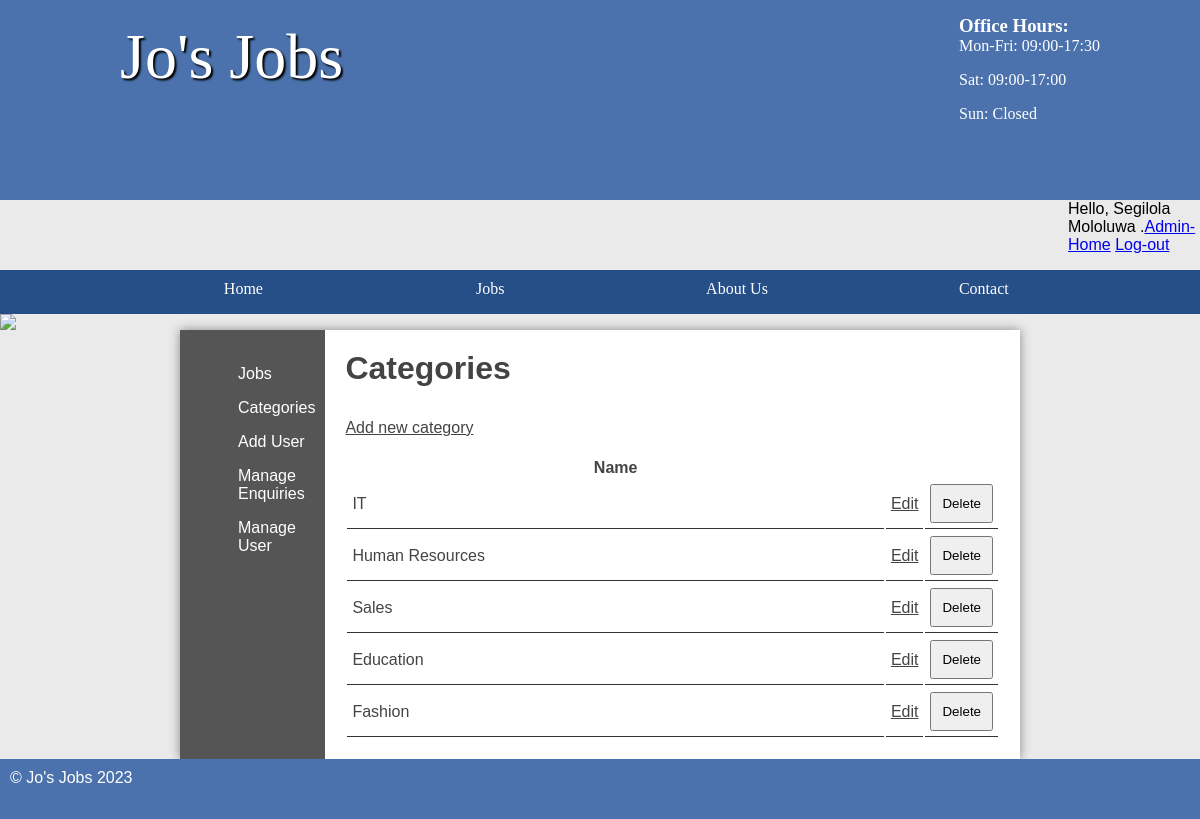
The app's page /admin/categories (signed in) with its own data.
### tables this page shows
CREATE TABLE `category` (
  `name` varchar(50) NOT NULL,
  `categoryId` int(11) NOT NULL AUTO_INCREMENT,
  PRIMARY KEY (`categoryId`)
);

### functions/loadTemplate.php (called while the page is built, shortened)
<?php
function loadTemplate($fileName, $templateVars)
{
    extract($templateVars);
    require $fileName;
    return ob_get_clean();
}

### public/index.php (called while the page is built, shortened)
<?php
require '../functions/loadTemplate.php';
$pageController = new PageController($_GET, $_POST);
if ($_SERVER['REQUEST_URI'] !== '/') {
    $functionName = ltrim(explode('?', $_SERVER['REQUEST_URI'])[0], '/');
    if (str_contains($functionName, '/')) {
        $r = explode('/', $functionName);
        $pageController = new $loadController($_GET, $_POST);
        $functionName = $r[1] ?? 'home';
    }
    $page = $pageController->$functionName();
} else {
    $page = $pageController->home();
}
$output = loadTemplate('../templates/' . $page['template'], $page['variables']);
require '../templates/layout/layout.html.php';

### controller/AdminController.php (called while the page is built, shortened)
<?php
class AdminController
{
    private $dbName;
    public function __construct(array $get, array $post, $dbName = 'job')
    {
        $this->dbName = $dbName;
    }
    public function categories(): array
    {
        $categoryTable = new DatabaseTable('category', 'id', $this->dbName);
        $categories = $categoryTable->findAll();
        return ['template' => '../templates/admin/adminCategories.html.php',
            'variables' => ['categories' => $categories],
            'title' => 'Jo\'s Jobs - Category'
        ];
    }
}

### Database/DatabaseTable.php (called while the page is built, shortened)
<?php
class DatabaseTable
{
    private $table;
    private $pdo;
    public function __construct($table, $primaryKey, $dbName = 'job')
    {
        $this->pdo = new PDO('mysql:dbname='.$dbName.';host=mysql', 'student', 'student');
        $this->table = $table;
    }
    public function findAll()
    {
        $stmt = $this->pdo->prepare("SELECT * FROM " . $this->table);
        $stmt->execute();
        return $stmt->fetchAll();
    }
}

### templates/admin/adminCategories.html.php (the view)
<main class="sidebar">
    <?php require 'admin-sidebar.html.php' ?>
    <section class="right">
        <h2>Categories</h2>
        <a class="new" href="addCategory">Add new category</a>
        <?php
        echo '<table>';
        echo '<thead>';
        echo '<tr>';
        echo '<th>Name</th>';
        echo '<th style="width: 5%">&nbsp;</th>';
        echo '<th style="width: 5%">&nbsp;</th>';
        echo '</tr>';
        foreach ($categories as $category) {
            echo '<tr>';
            echo '<td>' . $category['name'] . '</td>';
            echo '<td><a style="float: right" href="editCategory?id=' . $category['id'] . '">Edit</a></td>';
            echo '<td><form method="post" action="deleteCategories">
				<input type="hidden" name="id" value="' . $category['id'] . '" />
				<input type="submit" name="submit" value="Delete" />
				</form></td>';
            echo '</tr>';
        }
        echo '</thead>';
        echo '</table>';
        ?>
    </section>
</main>

### public/styles.css (style rules this page uses)
* { margin: 0; padding: 0; }
html { font-family: 'Oxygen-Regular', verdana, sans-serif; }
body { background-color: #eaeaea; }
main a { color: #333; }
main { min-height: 50vh; background-color: #fff; width: 70vw; display: block; margin: auto; box-shadow: 0px 0px 10px #888; color: #444; }
main h2 { font-size: 2em; }
p, li, h2 { margin-bottom: 1em; }
form select, form label, form input, form textarea { float: left; width: 200px; padding: 10px; margin-top: 20px; }
input[type="submit"] { clear: both; margin-left: 220px; width: 220px; cursor: pointer }
section a { color: #444; }
table { width: 100%; margin-top: 20px; }
td { padding: 5px; border-bottom: 1px solid #333; }
.stock, .sidebar { display: table; }
.stock .products, .sidebar .right { display: table-cell; padding: 20px; }
table td input[type="submit"] { margin: 0; float: right; width: auto; padding: auto; }
.right { padding: 20px; }

### records on screen
category: name "IT"
category: name "Human Resources"
category: name "Sales"
category: name "Education"
category: name "Fashion"

### other values on screen
$_SESSION['userDetails']['fullName'] "Segilola Mololuwa"
